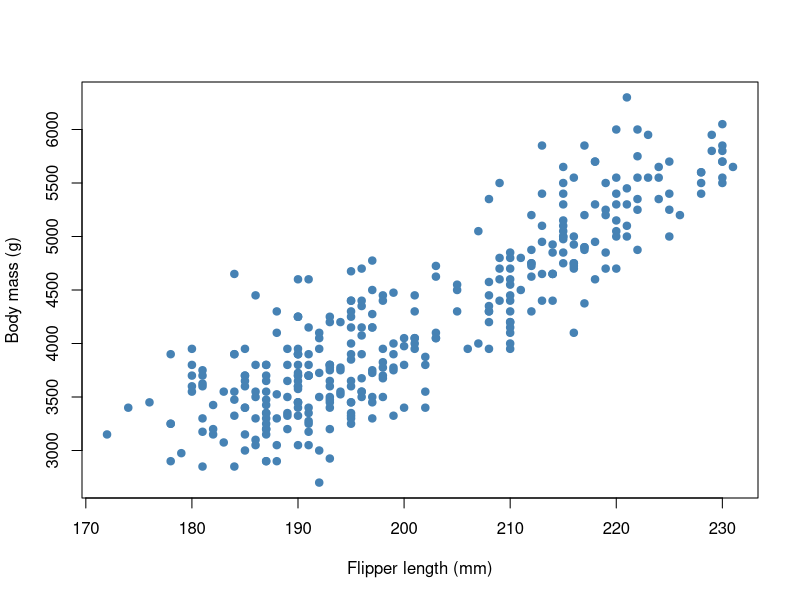

R code for this plot:
## ---- chunk 1
#| label: load-penguins
#| message: false

library(palmerpenguins)
head(penguins)
## ---- chunk 2
#| label: check-missing-values

measurements <- penguins[c("flipper_length_mm", "body_mass_g")]

nrow(measurements)
colSums(is.na(measurements))
## ---- chunk 3
#| label: remove-missing-measurements

measurements_clean <- measurements[complete.cases(measurements), ]

nrow(measurements_clean)
nrow(measurements) - nrow(measurements_clean)
## ---- chunk 4
#| label: fig-flipper-mass
#| fig-cap: "Flipper length and body mass for 342 penguins with complete measurements."

plot(
  measurements_clean$flipper_length_mm,
  measurements_clean$body_mass_g,
  xlab = "Flipper length (mm)",
  ylab = "Body mass (g)",
  pch = 19,
  col = "steelblue"
)
## ---- chunk 5
#| label: calculate-correlation

correlation <- cor(
  measurements_clean$flipper_length_mm,
  measurements_clean$body_mass_g
)

round(correlation, 3)
